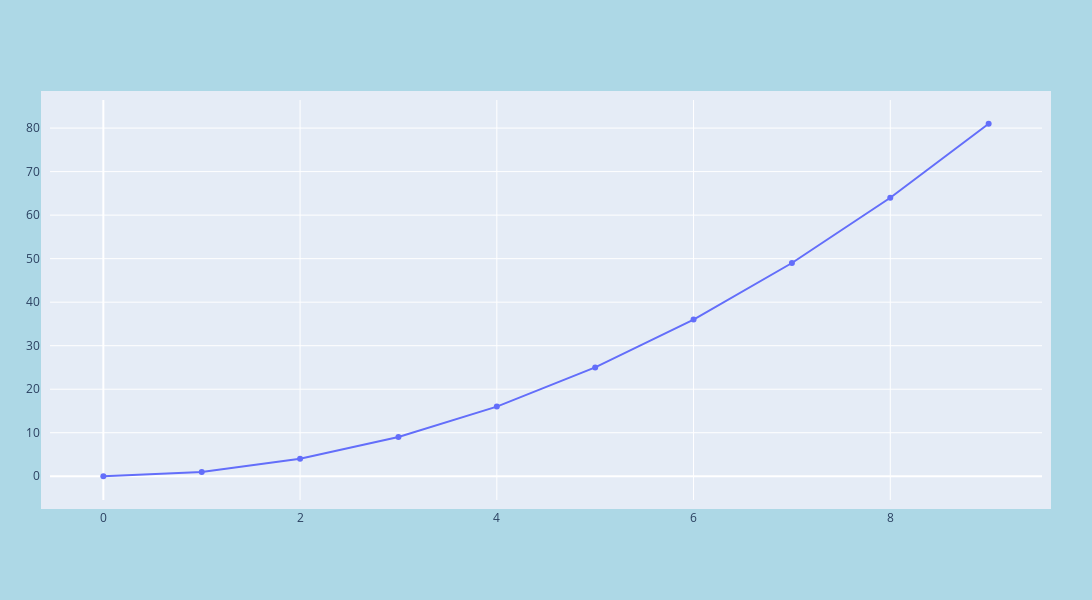

Notebook code cell kept with this figure:
### Markdown cell above
### Basic

### Code cell
x = np.arange(10)

fig = go.Figure(
    data=[go.Scatter(x=x, y=x**2)]  # go.Scatter 默认为线条
)

# 更新布局以设置大小
fig.update_layout(
    autosize=False,
    width=1200,
    height=600,
    margin=dict(l=50, r=50, b=100, t=100, pad=9),
    paper_bgcolor="lightblue",
)


fig.show()

### Figure 1 — Plotly figure (JSON) as saved in the notebook; plotly's stock layout.template omitted (floating-point values rounded to 4 significant figures)
{"data": [{"type": "scatter", "x": [0, 1, 2, 3, 4, 5, 6, 7, 8, 9], "y": [0, 1, 4, 9, 16, 25, 36, 49, 64, 81]}], "layout": {"autosize": false, "height": 600, "margin": {"b": 100, "l": 50, "pad": 9, "r": 50, "t": 100}, "paper_bgcolor": "lightblue", "width": 1200}}
